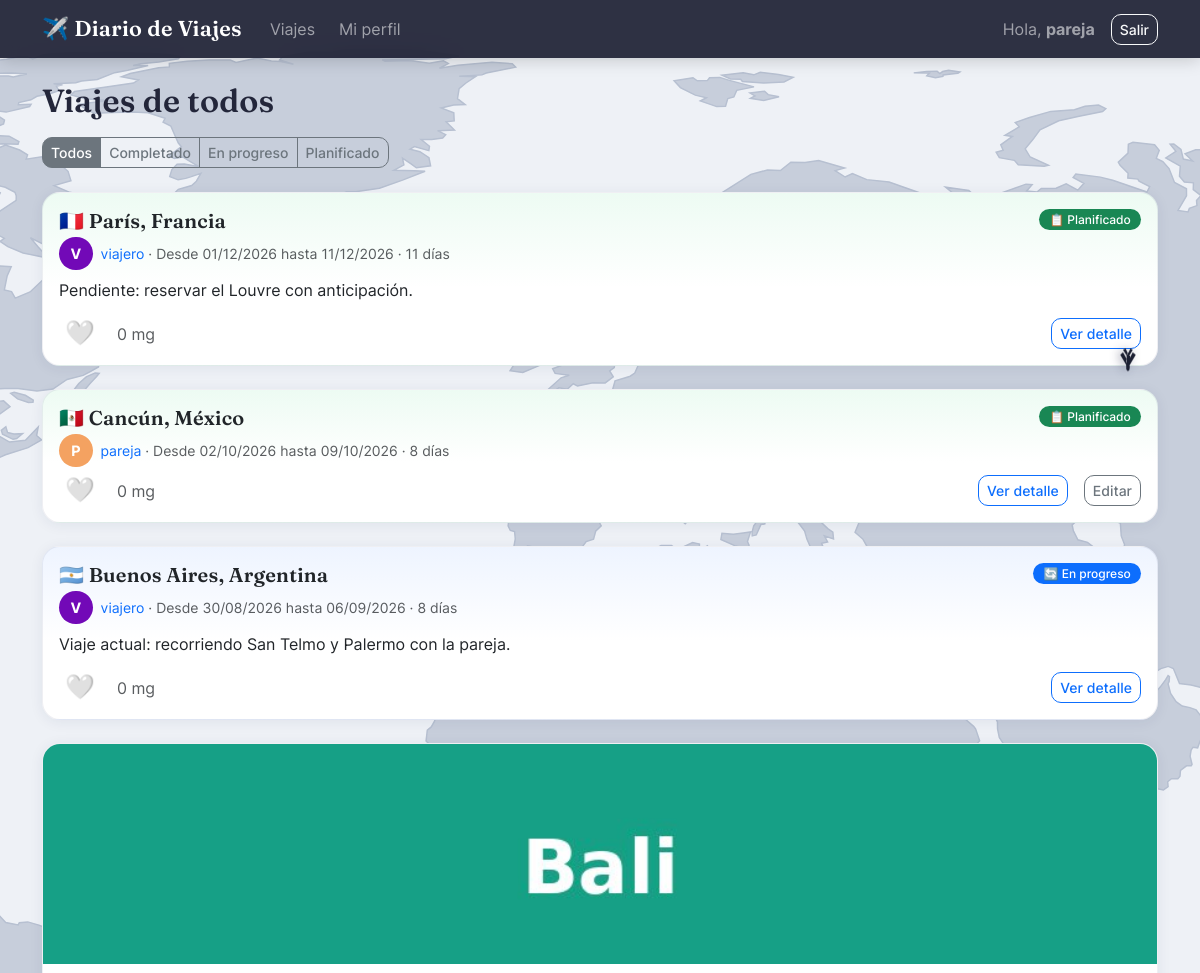
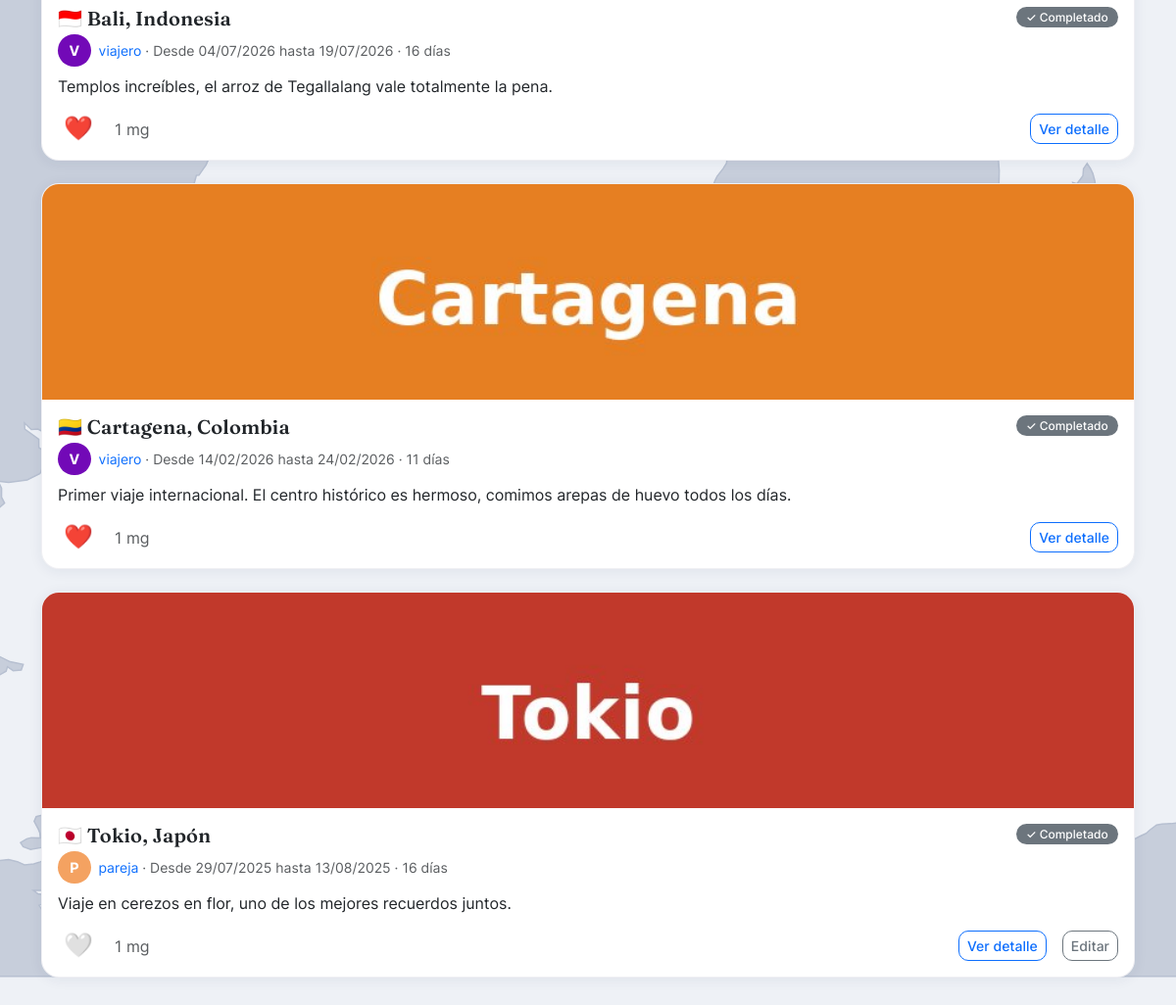
The page / (signed in) on the database its author committed (2 pictures, top to bottom).
### viajes/models.py (models this page shows, shortened)
class Viaje(models.Model):
    COMPLETADO = "completado"
    EN_PROGRESO = "en_progreso"
    PLANIFICADO = "planificado"
    ESTADO_CHOICES = [
        (COMPLETADO, "Completado"),
        (EN_PROGRESO, "En progreso"),
        (PLANIFICADO, "Planificado"),
    ]
    propietario = models.ForeignKey(
        settings.AUTH_USER_MODEL,
        on_delete=models.CASCADE,
        related_name="viajes",
        verbose_name="Propietario",
    )
    destino = models.CharField(
        max_length=100,
        verbose_name="Destino",
        help_text='Ciudad o región, ej: "París", "Bali", "Cartagena".',
    )
    pais = models.CharField(max_length=100, verbose_name="País")
    fecha_inicio = models.DateField(verbose_name="Fecha de inicio")
    fecha_fin = models.DateField(
        verbose_name="Fecha de término",
        null=True,
        blank=True,
        help_text="Déjalo vacío si el viaje todavía no termina o es un plan a futuro.",
    )
    estado = models.CharField(
        max_length=15,
        choices=ESTADO_CHOICES,
        default=PLANIFICADO,
        editable=False,
        verbose_name="Estado",
    )
    notas = models.TextField(
        blank=True,
        verbose_name="Notas del viaje",
        help_text="Detalles, recuerdos o lo que quieras anotar sobre este viaje.",
    )
    creado = models.DateTimeField(auto_now_add=True)
    actualizado = models.DateTimeField(auto_now=True)
    class Meta:
        ordering = ["-fecha_inicio"]  # más reciente primero
        verbose_name = "Viaje"
        verbose_name_plural = "Viajes"
    def calcular_estado(self):
        hoy = timezone.localdate()
        if self.fecha_inicio > hoy:
            return self.PLANIFICADO
        if self.fecha_fin and self.fecha_fin < hoy:
            return self.COMPLETADO
        return self.EN_PROGRESO
    @property
    def duracion_dias(self):
        fin = self.fecha_fin or timezone.localdate()
        dias = (fin - self.fecha_inicio).days + 1
        return max(dias, 1)
    @property
    def total_mg(self):
        return self.mg.count()

class FotoViaje(models.Model):
    MAX_FOTOS_POR_VIAJE = 2
    viaje = models.ForeignKey(Viaje, on_delete=models.CASCADE, related_name="fotos")
    imagen = models.ImageField(upload_to="viajes/%Y/%m/", verbose_name="Foto")
    subida = models.DateTimeField(auto_now_add=True)
    class Meta:
        ordering = ["subida"]
        verbose_name = "Foto de viaje"
        verbose_name_plural = "Fotos de viaje"

### viajes/views.py (the view)
# urls.py: path("", views.lista_viajes, name="lista_viajes"),
@login_required
def lista_viajes(request):
    _refrescar_estados()
    perfil = _perfil_de(request.user)
    if perfil.puede_ver_otros:
        viajes = Viaje.objects.select_related("propietario").prefetch_related("mg", "fotos").all()
    else:
        viajes = (
            Viaje.objects.select_related("propietario")
            .prefetch_related("mg", "fotos")
            .filter(propietario=request.user)
        )
    filtro_estado = request.GET.get("estado")
    if filtro_estado in dict(Viaje.ESTADO_CHOICES):
        viajes = viajes.filter(estado=filtro_estado)
    mis_mg_ids = set(Mg.objects.filter(usuario=request.user).values_list("viaje_id", flat=True))
    contexto = {
        "viajes": viajes,
        "perfil": perfil,
        "filtro_estado": filtro_estado,
        "estados": Viaje.ESTADO_CHOICES,
        "mis_mg_ids": mis_mg_ids,
    }
    return render(request, "viajes/lista_viajes.html", contexto)

### viajes/templatetags/viajes_extras.py (called while the page is built)
def _normalizar(texto):
    texto = texto.strip().lower()
    return "".join(
        c for c in unicodedata.normalize("NFD", texto) if unicodedata.category(c) != "Mn"
    )

@register.filter
def bandera(pais):
    if not pais:
        return "🌍"
    return _BANDERAS.get(_normalizar(pais), "🌍")

@register.filter
def color_avatar(username):
    if not username:
        return _PALETA_AVATAR[0]
    indice = sum(ord(c) for c in username) % len(_PALETA_AVATAR)
    return _PALETA_AVATAR[indice]

@register.filter
def inicial(username):
    return username[0].upper() if username else "?"

### viajes/views.py (called while the page is built)
def _refrescar_estados():
    for viaje in Viaje.objects.all():
        nuevo_estado = viaje.calcular_estado()
        if nuevo_estado != viaje.estado:
            Viaje.objects.filter(pk=viaje.pk).update(estado=nuevo_estado)

def _perfil_de(usuario):
    perfil, _ = PerfilUsuario.objects.get_or_create(usuario=usuario)
    return perfil

### viajes/templates/viajes/lista_viajes.html (shortened to what this page needs)
{% extends "viajes/base.html" %}
{% load viajes_extras %}
{% block contenido %}
<div class="d-flex justify-content-between align-items-center mb-3">
    <h2 class="mb-0">
        {% if perfil.puede_ver_otros %}Viajes de todos{% else %}Mis viajes{% endif %}
    </h2>
</div>
<div class="btn-group mb-4" role="group">
    <a href="{% url 'lista_viajes' %}" class="btn btn-sm btn-outline-secondary {% if not filtro_estado %}active{% endif %}">Todos</a>
    {% for valor, etiqueta in estados %}
    <a href="?estado={{ valor }}" class="btn btn-sm btn-outline-secondary {% if filtro_estado == valor %}active{% endif %}">{{ etiqueta }}</a>
    {% endfor %}
</div>
{% if viajes %}
    {% for viaje in viajes %}
    <div class="card viaje-card viaje-{{ viaje.estado }}">
        {% with viaje.fotos.all|first as portada %}
        {% if portada %}
        <a href="{% url 'detalle_viaje' viaje.pk %}">
            <img src="{{ portada.imagen.url }}" class="portada-viaje" alt="Foto de {{ viaje.destino }}">
        </a>
        {% endif %}
        {% endwith %}
        <div class="card-body">
            <div class="d-flex justify-content-between align-items-start">
                <h5 class="card-title mb-1">
                    <a class="text-decoration-none text-dark" href="{% url 'detalle_viaje' viaje.pk %}">
                        {{ viaje.pais|bandera }} {{ viaje.destino }}, {{ viaje.pais }}
                    </a>
                </h5>
                <span class="badge badge-{{ viaje.estado }}">
                    {% if viaje.estado == 'completado' %}✓ Completado
                    {% elif viaje.estado == 'en_progreso' %}🔄 En progreso
                    {% else %}📋 Planificado{% endif %}
                </span>
            </div>
            <div class="d-flex align-items-center gap-2 text-muted mb-2">
                <span class="avatar-circulo" style="background-color: {{ viaje.propietario.username|color_avatar }}">
                    {{ viaje.propietario.username|inicial }}
                </span>
                <small>
                    <a class="text-decoration-none" href="{% url 'perfil_usuario' viaje.propietario.username %}">{{ viaje.propietario.username }}</a>
                    · Desde {{ viaje.fecha_inicio|date:"d/m/Y" }}
                    {% if viaje.fecha_fin %}hasta {{ viaje.fecha_fin|date:"d/m/Y" }}{% endif %}
                    · {{ viaje.duracion_dias }} día{{ viaje.duracion_dias|pluralize }}
                </small>
            </div>
            {% if viaje.notas %}
            <p class="card-text">{{ viaje.notas|truncatewords:25 }}</p>
            {% endif %}
            <div class="d-flex align-items-center gap-3">
                <form method="post" action="{% url 'toggle_mg' viaje.pk %}" class="m-0">
                    <button type="submit" class="boton-mg {% if viaje.pk in mis_mg_ids %}activo{% endif %}" title="Mg">
                        {% if viaje.pk in mis_mg_ids %}❤️{% else %}🤍{% endif %}
                    </button>
                </form>
                <span class="text-muted">{{ viaje.total_mg }} mg</span>
                <a href="{% url 'detalle_viaje' viaje.pk %}" class="ms-auto btn btn-sm btn-outline-primary">Ver detalle</a>
                {% if viaje.propietario_id == user.id %}
                <a href="{% url 'editar_viaje' viaje.pk %}" class="btn btn-sm btn-outline-secondary">Editar</a>
                {% endif %}
            </div>
        </div>
    </div>
    {% endfor %}
{% else %}
    <div class="alert alert-info">Todavía no hay viajes que mostrar.</div>
{% endif %}
{% endblock %}

### viajes/templates/viajes/base.html (shortened to what this page needs)
{% load static %}
<!DOCTYPE html>
<html lang="es">
<head>
    <link href="{% static 'viajes/vendor/bootstrap/css/bootstrap.min.css' %}" rel="stylesheet">
    <link rel="stylesheet" href="{% static 'viajes/css/style.css' %}">
</head>
<body>
<nav class="navbar navbar-expand-lg navbar-dark bg-dark mb-4">
    <div class="container">
        <a class="navbar-brand" href="{% url 'lista_viajes' %}">✈️ Diario de Viajes</a>
        <div class="collapse navbar-collapse" id="navbarNav">
            {% if user.is_authenticated %}
            <ul class="navbar-nav me-auto">
                <li class="nav-item"><a class="nav-link" href="{% url 'lista_viajes' %}">Viajes</a></li>
                <li class="nav-item"><a class="nav-link" href="{% url 'mi_perfil' %}">Mi perfil</a></li>
            </ul>
            <span class="navbar-text me-3">
                Hola, <strong>{{ user.username }}</strong>
            </span>
            <form action="{% url 'logout' %}" method="post" class="d-flex">
                <button class="btn btn-outline-light btn-sm" type="submit">Salir</button>
            </form>
            {% else %}
            <ul class="navbar-nav ms-auto">
                <li class="nav-item"><a class="nav-link" href="{% url 'login' %}">Ingresar</a></li>
                <li class="nav-item"><a class="nav-link" href="{% url 'registro' %}">Crear cuenta</a></li>
            </ul>
            {% endif %}
        </div>
    </div>
</nav>
<div class="container mb-5">
    {% block contenido %}{% endblock %}
</div>
</body>
</html>

### viajes/static/viajes/css/style.css (style rules this page uses)
:root { --fuente-titulos: "Fraunces", "Georgia", serif; --fuente-texto: "Inter", -apple-system, "Segoe UI", Roboto, sans-serif; --color-primario: #3a86ff; --color-primario-oscuro: #2a5fc9; --sombra-suave: 0 2px 14px rgba(35, 39, 82, 0.07); --sombra-hover: 0 14px 30px rgba(35, 39, 82, 0.14); }
html { scroll-behavior: smooth; }
body { font-family: var(--fuente-texto); color: #23263a; min-height: 100vh; background-color: #eef1f6; background-attachment: fixed; }
:root { --ruta-vuelo: ellipse(44vw 40vh at 50vw 45vh); --duracion-vuelo: 34s; }
h1, h2, h3, h4, h5, .navbar-brand { font-family: var(--fuente-titulos); font-weight: 600; letter-spacing: 0.2px; }
.navbar { background: rgba(20, 22, 43, 0.88) !important; backdrop-filter: blur(10px); -webkit-backdrop-filter: blur(10px); box-shadow: 0 2px 16px rgba(0, 0, 0, 0.18); }
.navbar-brand { font-size: 1.35rem; letter-spacing: 0.3px; }
.navbar .nav-link { font-family: var(--fuente-texto); border-radius: 8px; padding: 0.4rem 0.75rem !important; transition: background-color 0.15s ease; }
.viaje-card { border: 1px solid rgba(35, 39, 82, 0.07); border-left: 6px solid #ccc; border-radius: 18px; margin-bottom: 1.4rem; box-shadow: var(--sombra-suave); transition: transform 0.15s ease, box-shadow 0.15s ease; overflow: hidden; background-color: #fff; }
.viaje-completado { border-left-color: #6c757d; }
.viaje-en_progreso { border-left-color: #0d6efd; background: linear-gradient(180deg, #eef4ff 0%, #ffffff 55%); }
.viaje-planificado { border-left-color: #198754; background: linear-gradient(180deg, #edfbf3 0%, #ffffff 55%); }
.badge-completado { background-color: #6c757d; }
.badge-en_progreso { background-color: #0d6efd; }
.badge-planificado { background-color: #198754; }
.badge { border-radius: 999px; font-weight: 500; padding: 0.4em 0.85em; }
.portada-viaje { display: block; width: 100%; height: 220px; object-fit: cover; }
.avatar-circulo { display: inline-flex; align-items: center; justify-content: center; width: 2.1rem; height: 2.1rem; border-radius: 50%; color: #fff; font-weight: 700; font-size: 0.9rem; flex-shrink: 0; font-family: var(--fuente-texto); }
.boton-mg { border: none; background: none; font-size: 1.5rem; line-height: 1; cursor: pointer; transition: transform 0.12s ease; }
.boton-mg.activo { color: #dc3545; }
.card { border-radius: 18px; border: 1px solid rgba(35, 39, 82, 0.07); box-shadow: var(--sombra-suave); }
.btn { border-radius: 10px; font-family: var(--fuente-texto); font-weight: 500; }

### rows shown on the page
Viaje: pais|bandera "🇫🇷", destino "París", pais "Francia", estado "📋 Planificado", propietario.username|inicial "V", propietario.username "viajero", fecha_inicio "01/12/2026", fecha_fin "11/12/2026", duracion_dias "11", notas "Pendiente: reservar el Louvre con anticipación.", total_mg "0"
Viaje: pais|bandera "🇲🇽", destino "Cancún", pais "México", estado "📋 Planificado", propietario.username|inicial "P", propietario.username "pareja", fecha_inicio "02/10/2026", fecha_fin "09/10/2026", duracion_dias "8", total_mg "0", shows "Editar"
Viaje: pais|bandera "🇦🇷", destino "Buenos Aires", pais "Argentina", estado "🔄 En progreso", propietario.username|inicial "V", propietario.username "viajero", fecha_inicio "30/08/2026", fecha_fin "06/09/2026", duracion_dias "8", notas "Viaje actual: recorriendo San Telmo y Palermo con la pareja.", total_mg "0"
Viaje: imagen (picture), pais|bandera "🇮🇩", destino "Bali", pais "Indonesia", estado "✓ Completado", propietario.username|inicial "V", propietario.username "viajero", fecha_inicio "04/07/2026", fecha_fin "19/07/2026", duracion_dias "16", notas "Templos increíbles, el arroz de Tegallalang vale totalmente la pena.", total_mg "1"
Viaje: imagen (picture), pais|bandera "🇨🇴", destino "Cartagena", pais "Colombia", estado "✓ Completado", propietario.username|inicial "V", propietario.username "viajero", fecha_inicio "14/02/2026", fecha_fin "24/02/2026", duracion_dias "11", notas "Primer viaje internacional. El centro histórico es hermoso, comimos arepas de huevo todos los días.", total_mg "1"
Viaje: imagen (picture), pais|bandera "🇯🇵", destino "Tokio", pais "Japón", estado "✓ Completado", propietario.username|inicial "P", propietario.username "pareja", fecha_inicio "29/07/2025", fecha_fin "13/08/2025", duracion_dias "16", notas "Viaje en cerezos en flor, uno de los mejores recuerdos juntos.", total_mg "1", shows "Editar"

### other values the page prints
{{ user.username }} "pareja"
{{ etiqueta }} "Completado" "En progreso" "Planificado"
